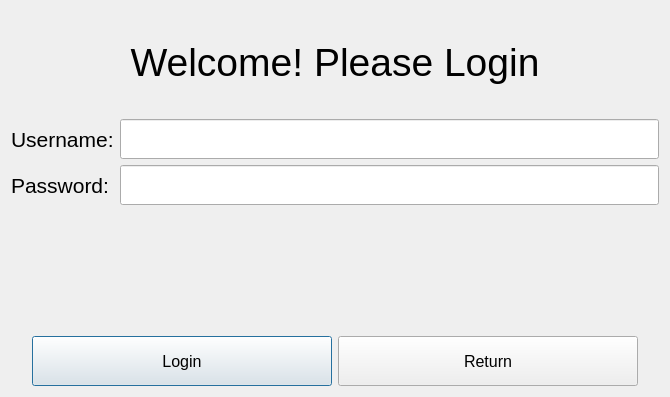
<?xml version="1.0" encoding="UTF-8"?>
<ui version="4.0">
 <class>CreateAccountWindow</class>
 <widget class="QDialog" name="CreateAccountWindow">
  <property name="geometry">
   <rect>
    <x>0</x>
    <y>0</y>
    <width>670</width>
    <height>397</height>
   </rect>
  </property>
  <property name="windowTitle">
   <string>Create New Account</string>
  </property>
  <layout class="QVBoxLayout" name="verticalLayout">
   <item>
    <widget class="QLabel" name="loginTitleLabel">
     <property name="font">
      <font>
       <pointsize>29</pointsize>
      </font>
     </property>
     <property name="text">
      <string>Welcome! Please Login</string>
     </property>
     <property name="alignment">
      <set>Qt::AlignCenter</set>
     </property>
    </widget>
   </item>
   <item>
    <layout class="QFormLayout" name="formLayout">
     <item row="0" column="0">
      <widget class="QLabel" name="usernameLabel">
       <property name="font">
        <font>
         <pointsize>16</pointsize>
        </font>
       </property>
       <property name="text">
        <string>Username:</string>
       </property>
      </widget>
     </item>
     <item row="0" column="1">
      <widget class="QLineEdit" name="usernameInput">
       <property name="minimumSize">
        <size>
         <width>0</width>
         <height>40</height>
        </size>
       </property>
      </widget>
     </item>
     <item row="1" column="0">
      <widget class="QLabel" name="passwordLabel">
       <property name="font">
        <font>
         <pointsize>16</pointsize>
        </font>
       </property>
       <property name="text">
        <string>Password:</string>
       </property>
      </widget>
     </item>
     <item row="1" column="1">
      <widget class="QLineEdit" name="passwordInput">
       <property name="minimumSize">
        <size>
         <width>0</width>
         <height>40</height>
        </size>
       </property>
       <property name="sizeIncrement">
        <size>
         <width>0</width>
         <height>0</height>
        </size>
       </property>
       <property name="echoMode">
        <enum>QLineEdit::Password</enum>
       </property>
      </widget>
     </item>
    </layout>
   </item>
   <item>
    <widget class="QLabel" name="errorLabel">
     <property name="text">
      <string/>
     </property>
     <property name="alignment">
      <set>Qt::AlignCenter</set>
     </property>
    </widget>
   </item>
   <item>
    <layout class="QHBoxLayout" name="horizontalLayout">
     <item>
      <spacer name="horizontalSpacer">
       <property name="orientation">
        <enum>Qt::Horizontal</enum>
       </property>
       <property name="sizeHint" stdset="0">
        <size>
         <width>40</width>
         <height>20</height>
        </size>
       </property>
      </spacer>
     </item>
     <item>
      <widget class="QPushButton" name="loginButton">
       <property name="minimumSize">
        <size>
         <width>300</width>
         <height>50</height>
        </size>
       </property>
       <property name="font">
        <font>
         <pointsize>12</pointsize>
        </font>
       </property>
       <property name="text">
        <string>Login</string>
       </property>
      </widget>
     </item>
     <item>
      <widget class="QPushButton" name="loginReturnButton">
       <property name="minimumSize">
        <size>
         <width>300</width>
         <height>50</height>
        </size>
       </property>
       <property name="font">
        <font>
         <pointsize>12</pointsize>
        </font>
       </property>
       <property name="text">
        <string>Return</string>
       </property>
      </widget>
     </item>
     <item>
      <spacer name="horizontalSpacer_2">
       <property name="orientation">
        <enum>Qt::Horizontal</enum>
       </property>
       <property name="sizeHint" stdset="0">
        <size>
         <width>40</width>
         <height>20</height>
        </size>
       </property>
      </spacer>
     </item>
    </layout>
   </item>
  </layout>
 </widget>
 <resources/>
 <connections/>
</ui>
